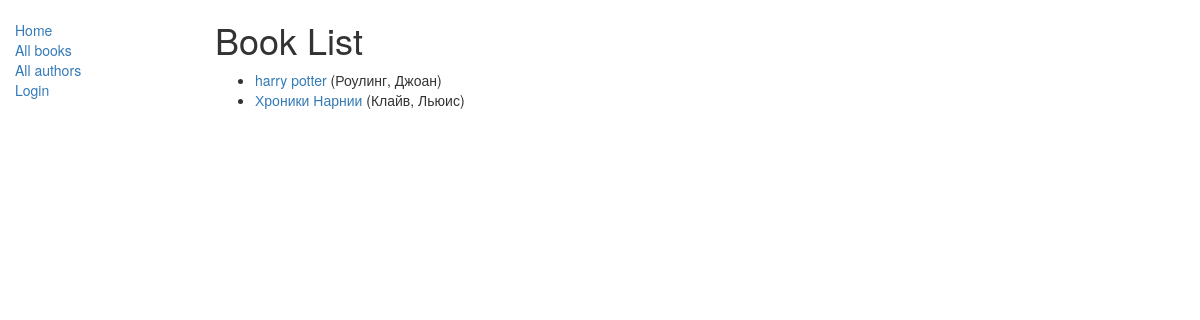
/catalog/books/, run on the app's committed database.
### catalog/models.py (models this page shows, shortened)
class Book(PermissionRequiredMixin, models.Model):
    title = models.CharField(max_length=200)
    author = models.ForeignKey('Author', on_delete=models.SET_NULL, null=True)
    summary = models.TextField(max_length=1000, help_text="Enter a brief description of the book")
    isbn = models.CharField('ISBN',max_length=13, help_text='13 Character <a href="https://www.isbn-international.org/content/what-isbn">ISBN number</a>')
    genre = models.ManyToManyField(Genre, help_text="Select a genre for this book")
    def display_genre(self):
        """
        Creates a string for the Genre. This is required to display genre in Admin.
        """
        return ', '.join([ genre.name for genre in self.genre.all()[:3] ])
    display_genre.short_description = 'Genre'
    def get_absolute_url(self):
        return reverse('book-detail', args=[str(self.id)])

class Author(PermissionRequiredMixin, models.Model):
    first_name = models.CharField(max_length=100)
    last_name = models.CharField(max_length=100)
    date_of_birth = models.DateField(null=True, blank=True)
    date_of_death = models.DateField('Died', null=True, blank=True)
    def __str__(self):
        return '%s, %s' % (self.last_name, self.first_name)

### catalog/views.py (the view)
class BookListView(generic.ListView):
    model = Book
    paginate_by = 10

### catalog/templates/catalog/book_list.html
{% extends "base_generic.html" %}
{% block content %}
    <h1>Book List</h1>
    {% if book_list %}
    <ul>
      {% for book in book_list %}
      <li>
        <a href="{{ book.get_absolute_url }}">{{ book.title }}</a> ({{book.author}})
      </li>
      {% endfor %}
    </ul>
    {% else %}
      <p>There are no books in the library.</p>
    {% endif %}
{% endblock %}

### data on the page
Book: title "harry potter", author "Роулинг, Джоан"
Book: title "Хроники Нарнии", author "Клайв, Льюис"
